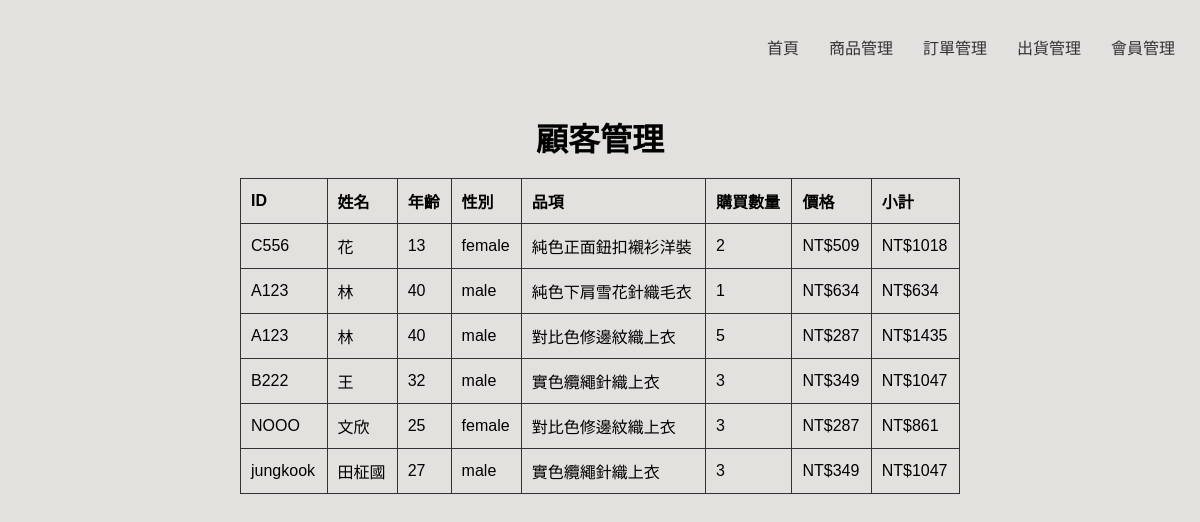
/php/customer.php, run on the app's committed database.
### tables this page shows
CREATE TABLE `buy` (
  `num` int(11) NOT NULL,
  `id` varchar(20) NOT NULL,
  `username` varchar(20) NOT NULL,
  `name` varchar(20) NOT NULL,
  `quantity` varchar(20) NOT NULL,
  `price` varchar(20) NOT NULL,
  `subtotal` varchar(20) NOT NULL,
  `rstate` varchar(20) NOT NULL,
  `img` varchar(20) NOT NULL
);

CREATE TABLE `member` (
  `num` int(11) NOT NULL,
  `id` varchar(20) NOT NULL,
  `pwd` varchar(20) NOT NULL,
  `name` varchar(20) NOT NULL,
  `age` varchar(20) NOT NULL,
  `gender` varchar(20) NOT NULL
);

### php/customer.php (the view, shortened to what this page needs)
<!DOCTYPE html>
<html lang="en">
<head>
</head>
<body>
    <div class="navbar">
        <a href="status.php">首頁</a>
        <a href="product.php">商品管理</a>
        <a href="list.php">訂單管理</a>
        <a href="ship.php">出貨管理</a>
        <a href="member.php">會員管理</a>
    </div>
    <h1>顧客管理</h1>
    <?php
    include "connsql.php";
    $sql_query_cart = "SELECT b.id, b.username, b.name, b.price, b.subtotal, b.quantity, m.age, m.gender
                       FROM `buy` b
                       LEFT JOIN `member` m ON b.id = m.id";
    $result_cart = $seldb->query($sql_query_cart);
    $total_cart_records = $result_cart->num_rows;
    if ($total_cart_records > 0) {
        echo "<table border='1'>";
        echo "<tr><th>ID</th><th>姓名</th><th>年齡</th><th>性別</th><th>品項</th><th>購買數量</th><th>價格</th><th>小計</th></tr>";
        while ($row_cart = $result_cart->fetch_assoc()) {
            echo "<tr>";
            echo "<td>" . $row_cart["id"] . "</td>";
            echo "<td>" . $row_cart["username"] . "</td>";
            echo "<td>" . $row_cart["age"] . "</td>";
            echo "<td>" . $row_cart["gender"] . "</td>";
            echo "<td>" . $row_cart["name"] . "</td>";
            echo "<td>" . $row_cart["quantity"] . "</td>";
            echo "<td>NT$" . $row_cart["price"] . "</td>";
            echo "<td>NT$" . $row_cart["subtotal"] . "</td>";
            echo "</tr>";
        }
        echo "</table>";
    } else {
        echo "<p>目前無購物車資料。</p>";
    }
    ?>
</body>
</html>

### php/customer.php (style rules this page uses)
body { background-color: #E3E1DE; font-family: Arial, sans-serif; margin: 0; box-sizing: border-box; display: flex; flex-direction: column; align-items: center; }
h1 { font-size: 32px; margin: 20px 0 0; }
table { border-collapse: collapse; width: 60%; box-sizing: border-box; text-align: center; margin-bottom: 20px; }
table, th, td { border: 1px solid #333; }
th, td { padding: 10px; text-align: left; }
.navbar { display: flex; background-color: #E3E1DE; width: 100%; box-sizing: border-box; border-radius: 10px; justify-content: flex-end; padding: 10px; margin: 10px; }
.navbar a { color: #333; text-decoration: none; padding: 10px; margin: 5px; border-radius: 5px; }

### data on the page
buy: id "C556", username "花", member.age "13", member.gender "female", name "純色正面鈕扣襯衫洋裝", quantity "2", price "509", subtotal "1018"
buy: id "A123", username "林", member.age "40", member.gender "male", name "純色下肩雪花針織毛衣", quantity "1", price "634", subtotal "634"
buy: id "A123", username "林", member.age "40", member.gender "male", name "對比色修邊紋織上衣", quantity "5", price "287", subtotal "1435"
buy: id "B222", username "王", member.age "32", member.gender "male", name "實色纜繩針織上衣", quantity "3", price "349", subtotal "1047"
buy: id "NOOO", username "文欣", member.age "25", member.gender "female", name "對比色修邊紋織上衣", quantity "3", price "287", subtotal "861"
buy: id "jungkook", username "田柾國", member.age "27", member.gender "male", name "實色纜繩針織上衣", quantity "3", price "349", subtotal "1047"
